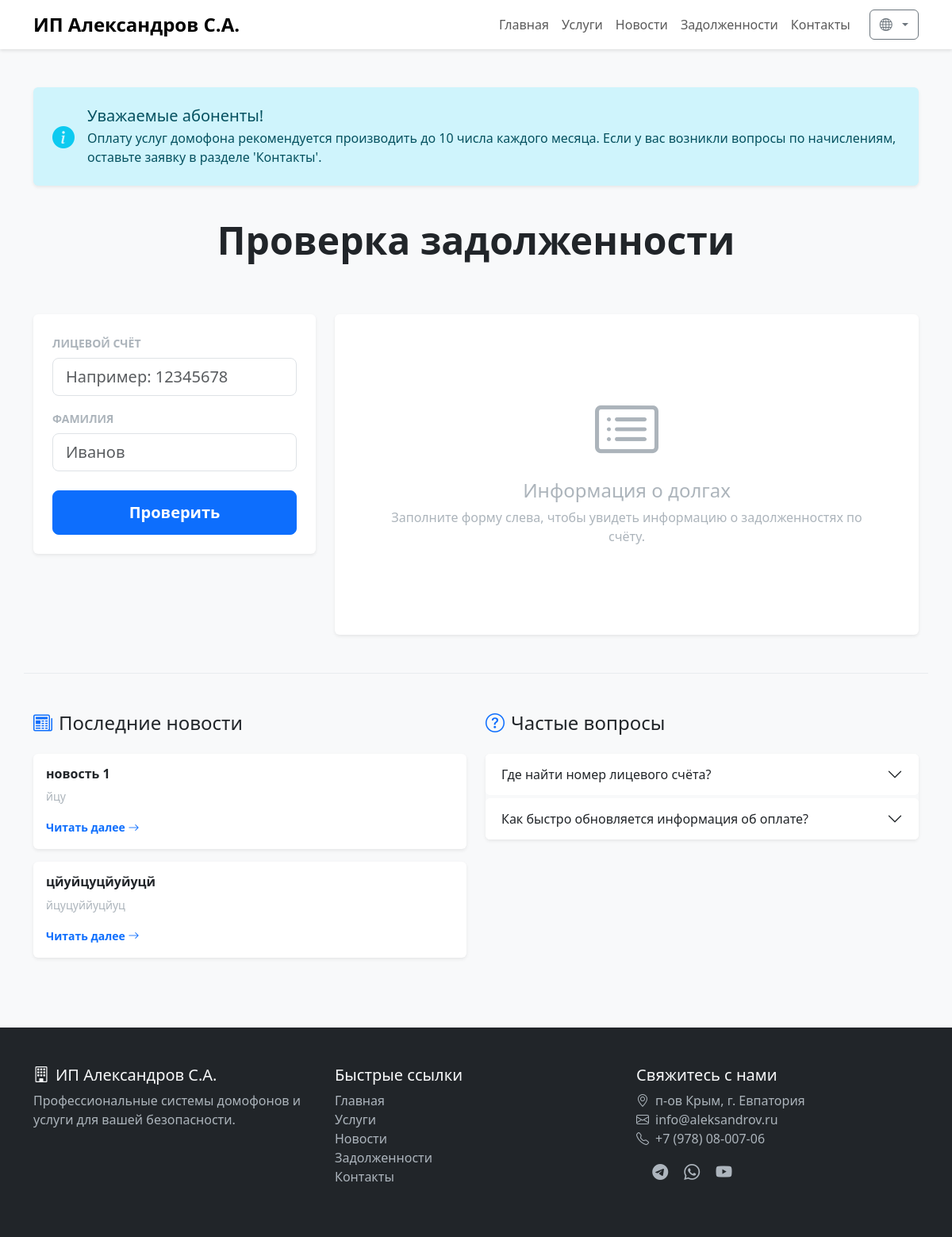
Before: /ru/debts/ with the older database file.
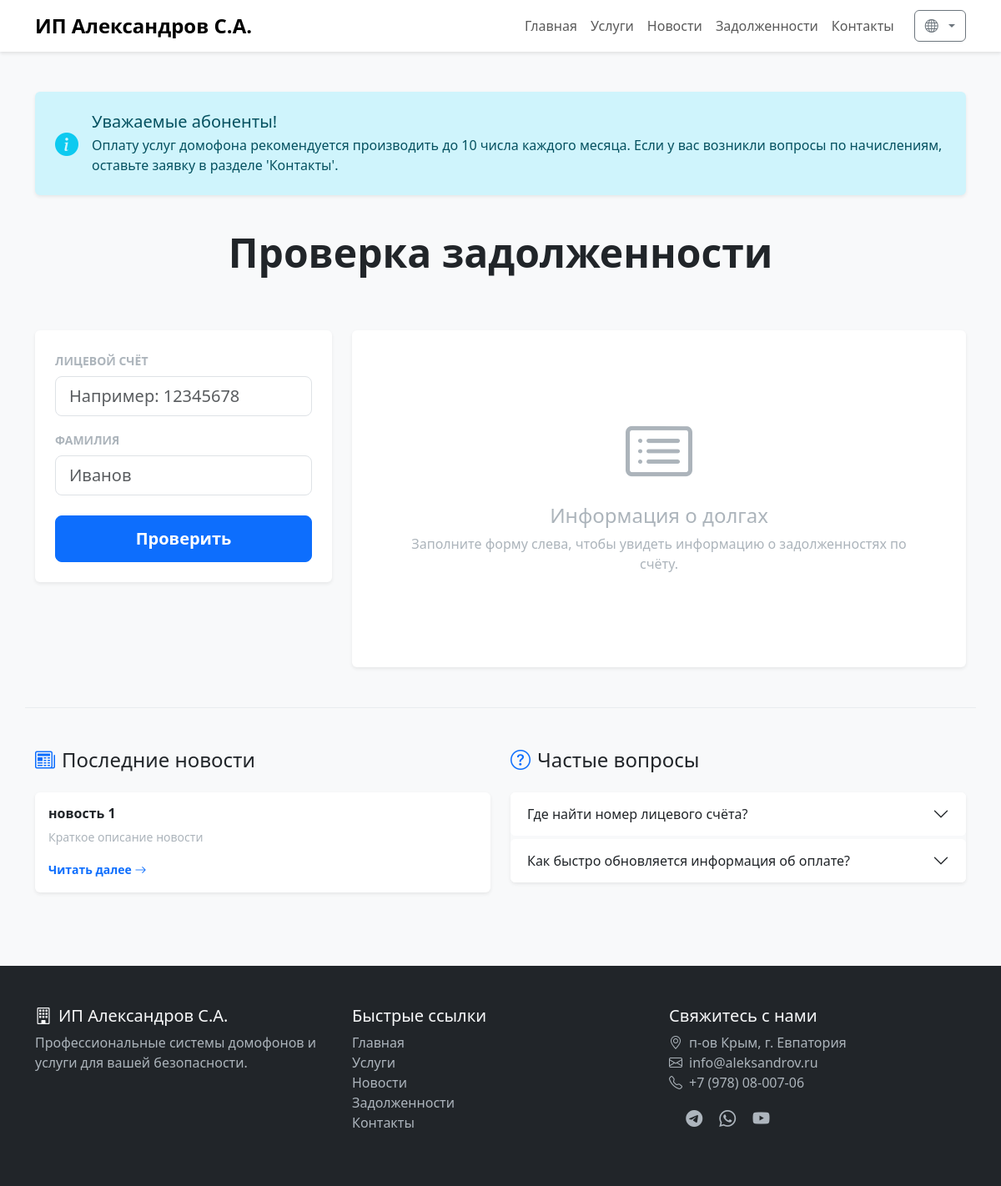
After: the same page with the newer database file.
### news/models.py (models this page shows, shortened)
class News(models.Model):
    title = models.CharField(
        max_length=200,
        verbose_name='Заголовок'
    )
    slug = models.SlugField(
        max_length=200,
        unique=True,
        verbose_name='Слаг'
    )
    short_description = models.TextField(
        verbose_name='Краткое описание'
    )
    content = models.TextField(
        verbose_name='Содержимое'
    )
    image = models.ImageField(
        upload_to='news/',
        verbose_name='Изображение'
    )
    published_at = models.DateTimeField(
        auto_now_add=True,
        verbose_name='Дата публикации'
    )
    class Meta:
        verbose_name = 'Новость'
        verbose_name_plural = 'Новости'
        ordering = ['-published_at']

### debts/views.py (the view)
# urls.py: path('', DebtListView.as_view(), name='list'),
class DebtListView(ListView):
    model = Debt
    template_name = 'debts/debts_list.html'
    context_object_name = 'debts_list'
    paginate_by = 10
    ordering = ['-last_updated', 'account_number']
    def get_queryset(self):
        account_number = self.request.GET.get('account_number', '').strip()
        last_name = self.request.GET.get('last_name', '').strip()
        if account_number and last_name:
            return Debt.objects.filter(
                account_number=account_number,
                last_name__iexact=last_name # Точное, но регистронезависимое совпадение
            )
        return Debt.objects.none()
    def get_context_data(self, **kwargs):
        context = super().get_context_data(**kwargs)
        context['account_number'] = self.request.GET.get('account_number', '')
        context['last_name'] = self.request.GET.get('last_name', '')
        context['is_searched'] = bool(context['account_number'] or context['last_name'])
        context['latest_news'] = News.objects.all()[:2]
        return context

### debts/templates/debts/debts_list.html (shortened to what the changed rows need)
{% extends 'base.html' %}
{% load i18n %}
{% block content %}
<section class="py-5 bg-light min-vh-100">
    <div class="container">
        <div class="row mb-5">
            <div class="col-12 text-center">
                <h1 class="display-5 fw-bold mb-3">{% trans "Проверка задолженности" %}</h1>
            </div>
        </div>
        <div class="row pt-5 border-top border-light-subtle">
            <div class="col-md-6 mb-4">
                {% for news_item in latest_news %}
                <div class="card border-0 shadow-sm mb-3">
                    <div class="card-body">
                        <h6 class="card-title fw-bold">{{ news_item.title }}</h6>
                        <p class="card-text text-muted small">{{ news_item.short_description }}</p>
                        <a href="{% url 'news:detail' slug=news_item.slug %}" class="text-decoration-none small fw-bold">
                            {% trans "Читать далее" %} <i class="bi bi-arrow-right"></i>
                        </a>
                    </div>
                </div>
                {% empty %}
                <p class="text-muted small">{% trans "Новостей пока нет." %}</p>
                {% endfor %}
            </div>
            <div class="col-md-6 mb-4">
                <div class="accordion accordion-flush shadow-sm rounded" id="faqAccordion">
                    <div class="accordion-item border-0 rounded mb-1">
                        <h2 class="accordion-header">
                            <button class="accordion-button collapsed rounded bg-white" type="button" data-bs-toggle="collapse" data-bs-target="#faq1">
                                {% trans "Где найти номер лицевого счёта?" %}
                            </button>
                        </h2>
                    </div>
                    <div class="accordion-item border-0 rounded">
                        <h2 class="accordion-header">
                            <button class="accordion-button collapsed rounded bg-white" type="button" data-bs-toggle="collapse" data-bs-target="#faq2">
                                {% trans "Как быстро обновляется информация об оплате?" %}
                            </button>
                        </h2>
                    </div>
                </div>
            </div>
        </div>
    </div>
</section>
{% endblock %}

Changed rows visible on the page:
removed News: title "цйуйцуцйуйуцй", short_description "йцуцуййуцйуц"
changed News "новость 1": short_description "йцу" → "Краткое описание новости"
